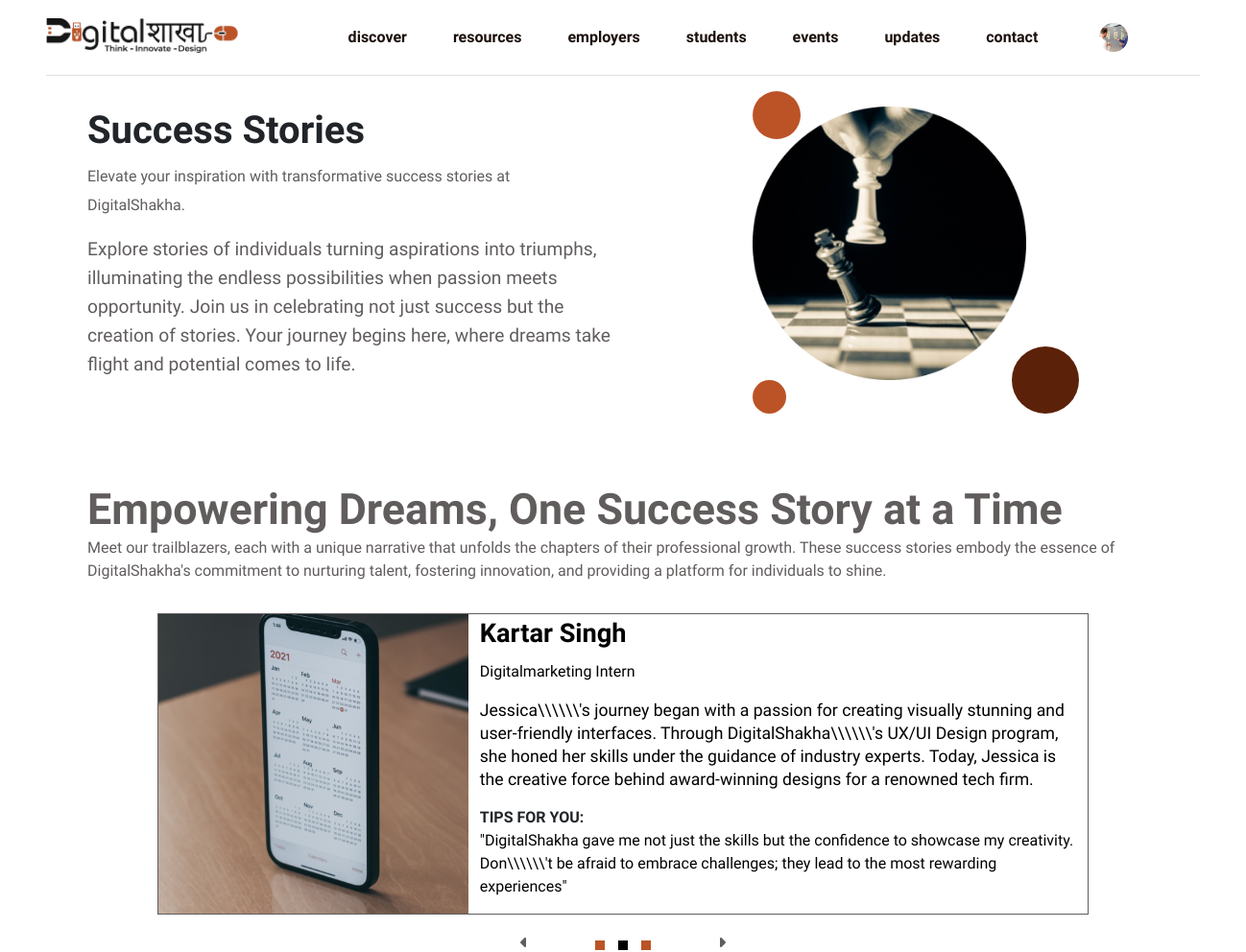
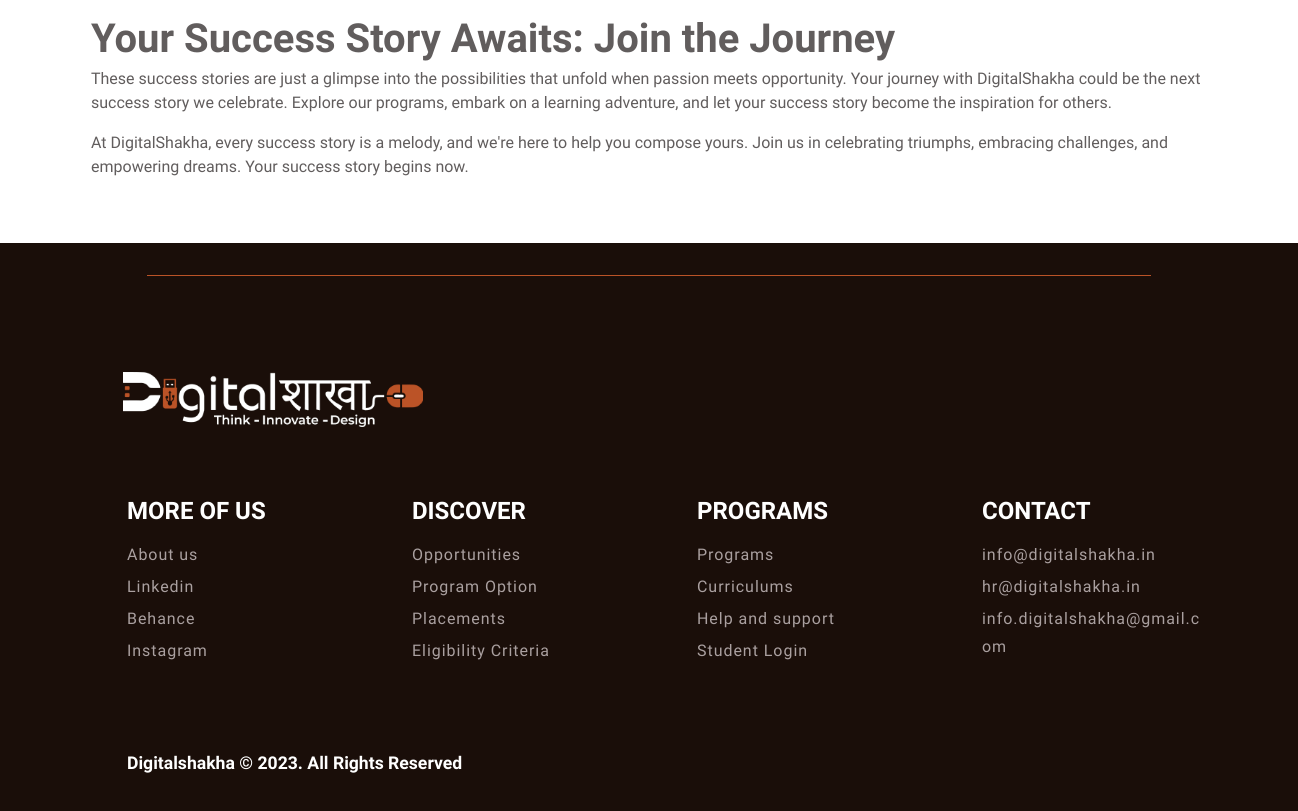
Page /success_stories.php (signed in) on the committed database (2 pictures, top to bottom).
### tables this page shows
CREATE TABLE `application_tbl` (
  `id` int(11) NOT NULL,
  `registration_id` varchar(100) NOT NULL,
  `name` varchar(100) NOT NULL,
  `last_name` varchar(100) NOT NULL,
  `gender` varchar(20) NOT NULL,
  `dob` date NOT NULL,
  `phone` int(15) NOT NULL,
  `email` varchar(60) NOT NULL,
  `address_1` varchar(200) NOT NULL,
  `address_2` varchar(200) NOT NULL,
  `pin_code` int(10) NOT NULL,
  `city` varchar(100) NOT NULL,
  `state` varchar(100) NOT NULL,
  `country` varchar(100) NOT NULL,
  `collage` varchar(200) NOT NULL,
  `degree` tinyint(4) NOT NULL,
  `course` int(20) DEFAULT NULL,
  `duration` tinyint(4) NOT NULL,
  `know_about_as` int(20) DEFAULT NULL,
  `referral_code` int(100) NOT NULL,
  `profile_photo` varchar(200) NOT NULL,
  `payment_photo` varchar(200) NOT NULL,
  `transaction_id` varchar(100) NOT NULL,
  `payment_status` tinyint(4) NOT NULL DEFAULT 0,
  `status` tinyint(11) NOT NULL DEFAULT 1,
  `created_at` timestamp NOT NULL DEFAULT current_timestamp() ON UPDATE current_timestamp(),
  `updated_at` timestamp NOT NULL DEFAULT current_timestamp() ON UPDATE current_timestamp()
);

CREATE TABLE `success_story_tbl` (
  `story_id` int(11) NOT NULL,
  `name` varchar(100) NOT NULL,
  `image` varchar(100) NOT NULL,
  `designation` varchar(100) NOT NULL,
  `description` text NOT NULL,
  `tips` text NOT NULL,
  `status` tinyint(4) NOT NULL DEFAULT 1,
  `created_at` timestamp NOT NULL DEFAULT current_timestamp(),
  `updated_at` timestamp NOT NULL DEFAULT current_timestamp() ON UPDATE current_timestamp()
);

### success_stories.php (the view, shortened to what this page needs)
<?php require('./includes/header.php');
require('./admin/config/dbcon.php');
?>
<section class="resume_1">
    <div class="container">
        <div class="row flex_change">
            <div class="col-md-6">
                <div class="text">
                    <h1>Success Stories</h1>
                    <p>Elevate your inspiration with transformative success stories at DigitalShakha.</p>
                    <p>Explore stories of individuals turning aspirations into triumphs, illuminating the endless possibilities when passion meets opportunity. Join us in celebrating not just success but the creation of stories. Your journey begins here, where dreams take flight and potential comes to life.</p>
                </div>
            </div>
            <div class="col-md-6 dot-position d-flex align-content-center justify-content-center">
                <div class="img">
                    <span class="dot1"></span>
                    <img src="./assets/images/success_stories_1.png" alt="">
                    <span class="dot3"></span>
                    <span class="dot4"></span>
                </div>
            </div>
        </div>
    </div>
</section>
<section class="success_stories_2">
    <div class="container">
        <div class="heading">
            <h1>Empowering Dreams, One Success Story at a Time</h1>
            <p>Meet our trailblazers, each with a unique narrative that unfolds the chapters of their professional growth. These success stories embody the essence of DigitalShakha's commitment to nurturing talent, fostering innovation, and providing a platform for individuals to shine.</p>
        </div>
        <div class="story_slider owl-carousel owl-theme">
            <?php
            $sql = "SELECT * FROM success_story_tbl WHERE status = 1";
            $sql_run = mysqli_query($con, $sql);
            if (mysqli_num_rows($sql_run) > 0) {
                while ($data = mysqli_fetch_assoc($sql_run)) {
            ?>
                    <div class="row">
                        <div class="col-md-4 p-0">
                            <div class="img">
                                <img src="./admin/success_story_images/<?=$data['image']?>" alt="">
                            </div>
                        </div>
                        <div class="col-md-8">
                            <div class="text">
                                <div class="head">
                                    <h1><?=$data['name']?></h1>
                                    <p><?=$data['designation']?></p>
                                </div>
                                <div class="main_text">
                                    <p><?=$data['description']?></p>
                                </div>
                                <div class="tips">
                                    <strong>TIPS FOR YOU:</strong>
                                    <p>"<?=$data['tips']?>"</p>
                                </div>
                            </div>
                        </div>
                    </div>
            <?php
                }
            }
            ?>
        </div>
        <div class="end_text">
            <h1>Your Success Story Awaits: Join the Journey</h1>
            <p>These success stories are just a glimpse into the possibilities that unfold when passion meets opportunity. Your journey with DigitalShakha could be the next success story we celebrate. Explore our programs, embark on a learning adventure, and let your success story become the inspiration for others.</p>
            <p>At DigitalShakha, every success story is a melody, and we're here to help you compose yours. Join us in celebrating triumphs, embracing challenges, and empowering dreams. Your success story begins now.</p>
        </div>
    </div>
</section>
<?php require('./includes/footer.php'); ?>
<?php require('./includes/end_html.php'); ?>

### includes/header.php (shortened to what this page needs)
<?php
require('./admin/config/dbcon.php');
?>
<!DOCTYPE php>
<head>
    <link rel="stylesheet" href="./bootstrap/css/bootstrap.css">
    <link rel="stylesheet" href="./assets/css/header.css">
    <link rel="stylesheet" href="./assets/css/index.css">
    <link rel="stylesheet" href="./assets/css/footer.css">
    <link rel="stylesheet" href="./assets/css/resources.css">
    <link rel="stylesheet" href="./assets/css/resumebuilding.css">
    <link rel="stylesheet" href="./assets/css/opportunities.css">
    <link rel="stylesheet" href="./assets/css/reset_password.css">
    <link rel="stylesheet" href="./assets/css/register.css">
    <link rel="stylesheet" href="./assets/css/explore_opportunities.css">
    <link rel="stylesheet" href="./assets/css/internship_resources.css">
    <link rel="stylesheet" href="./assets/css/events.css">
    <link rel="stylesheet" href="./assets/css/application.css">
    <link rel="stylesheet" href="./assets/css/blog.css">
    <link rel="stylesheet" href="./assets/css/blog_view.css">
    <link rel="stylesheet" href="./assets/css/news_letter.css">
    <link rel="stylesheet" href="./assets/css/schedule_interview.css">
    <link rel="stylesheet" href="./assets/css/program_option.css">
    <link rel="stylesheet" href="./assets/css/internship_track_0.css">
    <link rel="stylesheet" href="./assets/css/internship_track_1.css">
    <link rel="stylesheet" href="./assets/css/seasonal_placements.css">
    <link rel="stylesheet" href="./assets/css/placement_view.css">
    <link rel="stylesheet" href="./assets/css/eligibility_criteria.css">
    <link rel="stylesheet" href="./assets/css/program_view.css">
    <link rel="stylesheet" href="./assets/css/contact.css">
    <link rel="stylesheet" href="./assets/css/opportunities_view.css">
    <link rel="stylesheet" href="./assets/css/modals.css">
    <link rel="stylesheet" href="./assets/css/cover_letter.css">
    <link rel="stylesheet" href="./assets/css/interview_insights.css">
    <link rel="stylesheet" href="./assets/css/success_stories.css">
    <link rel="stylesheet" href="./assets/css/partner_with_us.css">
    <link rel="stylesheet" href="./assets/css/employee_contact.css">
    <link rel="stylesheet" href="./assets/css/application_success.css">
    <link rel="stylesheet" href="./assets/css/error.css">
    <link rel="stylesheet" href="./assets/css/about.css">
    <link rel="stylesheet" href="./assets/fontawesome-free-6.4.2-web/css/all.css">
    <link rel="stylesheet" href="./assets/splide-4.1.3/dist/css/splide.min.css">
    <link rel="stylesheet" href="./assets/css/preloading/effect.css">
    <link rel="stylesheet" href="./sweetalert2/sweetalert2.min.css">
    <link rel="stylesheet" href="./assets/OwlCarousel2/dist/assets/owl.carousel.css">
    <link rel="stylesheet" href="./assets/OwlCarousel2/dist/assets/owl.theme.default.css">
</head>
<body>
    <header class="header">
        <div class="header-inner">
            <div class="container-fluid px-lg-5">
                <nav class="navbar navbar-expand-lg border-bottom my-navbar main_nav">
                    <a class="navbar-brand" href="index.php">
                        <img src="./assets/images/digital_logo.png" class="logo1">
                    </a>
                    <div class="collapse navbar-collapse navbar_mobile" id="navbarSupportedContent">
                        <ul class="navbar-nav m-auto ps-3">
                            <li class="nav-item drop-list">
                                <a class="nav-link nav-after-effect hover-link" href="./index.php" id="header_link_home">
                                    discover
                                </a>
                            </li>
                            <li class="nav-item drop-list">
                                <a class="nav-link nav-after-effect hover-link" href="./resources.php" id="">resources</a>
                            </li>
                            <li class="nav-item drop-list">
                                <a class="nav-link nav-after-effect hover-link" href="#!" id="">employers</a>
                            </li>
                            <li class="nav-item drop-list">
                                <a class="nav-link hover-link nav-after-effect" href="#!" id="">students</a>
                            </li>
                            <li class="nav-item drop-list">
                                <a class="nav-link nav-after-effect hover-link" href="#!" id="">events</a>
                            </li>
                            <li class="nav-item drop-list">
                                <a class="nav-link nav-after-effect hover-link" href="#!" id="">updates</a>
                            </li>
                            <li class="nav-item list-group-item">
                                <a class="nav-link nav-after-effect" href="./contact.php" id="">
                                    contact
                                </a>
                            </li>
                            <li class="nav-item list-group-item padding2">
                                <?php
                                if (!isset($_SESSION['std_auth']) || !$_SESSION['std_auth'] && !isset($_SESSION['std_auth_user']['user_name']) || !$_SESSION['std_auth_user']['user_name']) {
                                ?>
                                    <div class="btns">
                                        <a class="login_popup">Login</a>
                                        <span>|</span>
                                        <a class="signup_popup">Signup</a>
                                    </div>
                                    <?php
                                } else {
                                    $email = $_SESSION['std_auth_user']['user_email'];
                                    $sql = "SELECT * FROM application_tbl WHERE email = '$email'";
                                    $sql_run = mysqli_query($con, $sql);
                                    if (mysqli_num_rows($sql_run) > 0) {
                                        $show_profile = mysqli_fetch_assoc($sql_run);
                                    ?>
                                        <div class="btns">
                                            <form class="std_log_out">
                                                <div class="drop-list">
                                                    <?php
                                                    if ($show_profile['profile_photo'] != '') {
                                                        echo "<a href='#!' class='hover-link'><img class='profile_img' src='./admin/student_application_photo/" . $show_profile['profile_photo'] . "'></a>
                                                                ";
                                                    } else {
                                                        echo "<a href='#!' class='hover-link'><img class='profile_img' src='./assets/images/logout_icon.svg'></a>
                                                                ";
                                                    }
                                                    ?>
                                                </div>
                                            </form>
                                        </div>
                                <?php
                                    }
                                }
                                ?>
                            </li>
                        </ul>
                    </div>
                </nav>
            </div>
        </div>
    </header>

### rows in the picture
application_tbl: profile_photo (picture)
success_story_tbl: image (picture), name "Kartar Singh", designation "Digitalmarketing Intern", description "Jessica\\\\\\\\\\\\'s journey began with a passion for creating visually stunning and user-friendly interfaces. Through DigitalShakha\\\\\\\\\\\\'s UX/UI Design program, she honed her skills under the guidance of industry experts. Today, Jessica is the creative force behind award-winning designs for a renowned tech firm.", tips "DigitalShakha gave me not just the skills but the confidence to showcase my creativity. Don\\\\\\\\\\\\'t be afraid to embrace challenges; they lead to the most rewarding experiences"
